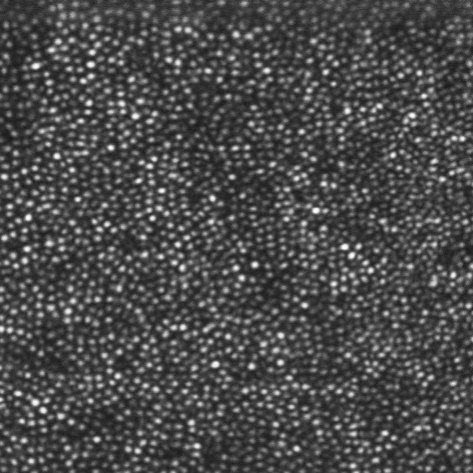
%> input picture +cone_mosaic/cone_identify/10001R/ref.tif, 473 x 473 px
$ octave gen_cone_identify.m   (GNU Octave 9; MATLAB toolbox functions it lacks are replaced by stand-ins)
%> lines starting %> are read from the running program, lines starting %| are printed output that depends on the picture
% This script is for generating cone_coord_ref_img_space.mat and
% ref_img_w_conetypes.svg files for a new subject. It requires a mosaic.tif
% and a ref.tif be already set up in the directory 'cone_identify/SUBJECT'.
% The dftregistration does not work perfectly on the cone classed mosaic
% tiff. Therefore, you have to manually play with the mosaic_offset (line
% 41) to get a good match between ref.tif and mosaic.tif.
clearvars;

subject = '10001R';
savedir = fullfile(fileparts(mfilename('fullpath')), ...
    'cone_identify', subject);

% This accounts for differences in scale between the old and new systems
% (i.e. 1.28 vs ~0.95 degree raster sizes). Set this to zero if cone
% classing was done on same system as experiment.
mosaic_scale_factor = 1.28/0.93;

% load reference image
ref = imread(fullfile(savedir, 'ref.tif'));
%> ref is the input picture: size 473x473 uint8; min 28, max 255, mean 75.4

% % find cone in reference image
% [xlocs, ylocs] = img.find_cones(7, ref);
% ref_cone_locs = [xlocs ylocs;];

% uncomment lines below to crop and save ref image (to remove black boarder
% created by movie normalize) -- this cropping may be unnecessary in the
% future.
%ref = ref(120:end-120, 120:end-120);
%imwrite(ref, 'ref2.tif');

%% mosaic.
mosaic_img = imread(fullfile(savedir, 'mosaic.tif'));
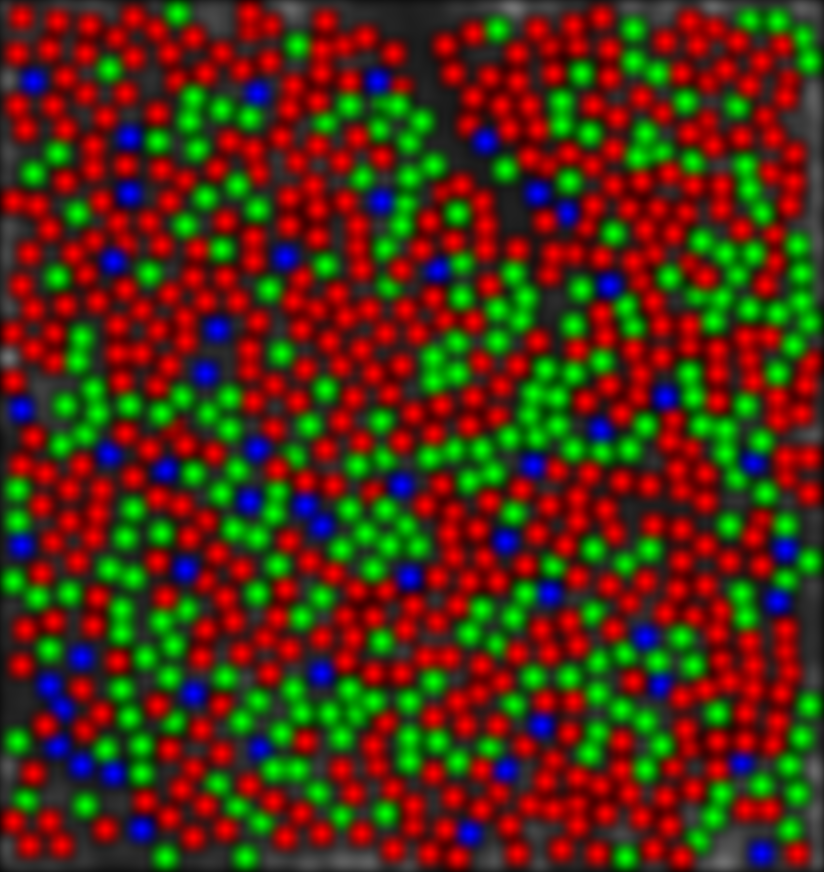
%> input picture +cone_mosaic/cone_identify/10001R/mosaic.tif, 824 x 872 px
%> mosaic_img is the input picture: size 872x824x3 uint8; mean R, G, B 79.3, 47.1, 19
% resize to account for 4x upsampling
mosaic_img = imresize(mosaic_img, 0.25);
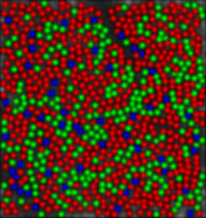
%> mosaic_img: size 218x206x3 uint8; mean R, G, B 79.3, 47.1, 19.1
% resize to account for change in field size from 1.3 to 0.92
mosaic_img = imresize(mosaic_img, mosaic_scale_factor);
%> mosaic_img: size 301x284x3 uint8
% cut off the edges to avoid any lines
mosaic_img = mosaic_img(4:end-3, 4:end-3, :);
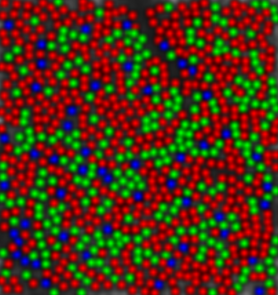
%> mosaic_img: size 295x278x3 uint8; mean R, G, B 80.5, 47.1, 18.3
% convert to gray scale image for dtf registration
mosaic_gray = sum(mosaic_img, 3); %rgb2gray(mosaic);
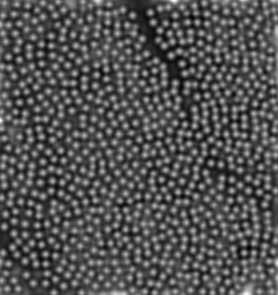
%> mosaic_gray: size 295x278 double; min 54, max 337, mean 145.9; drawn with min black and max white
% zero buffer to make the same size as ref
%> (the run ends here)
